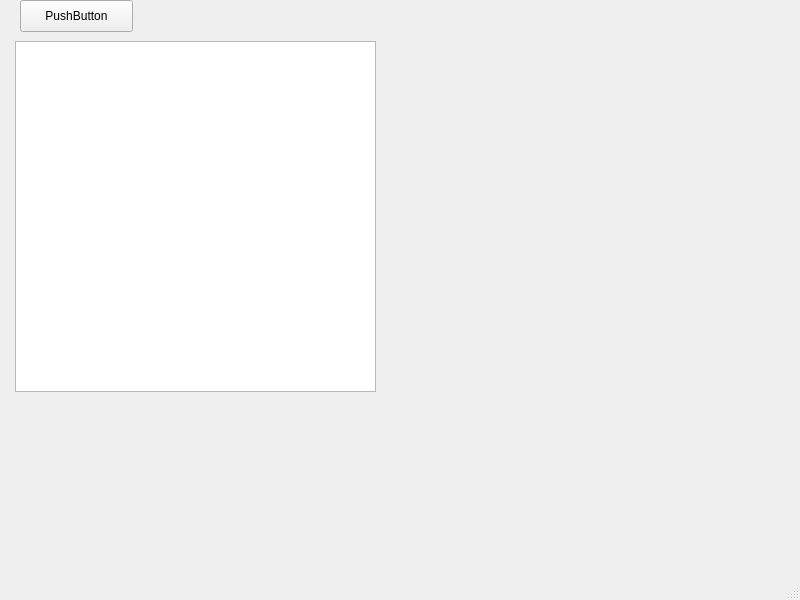
<?xml version="1.0" encoding="UTF-8"?>
<ui version="4.0">
 <class>MainWindow</class>
 <widget class="QMainWindow" name="MainWindow">
  <property name="geometry">
   <rect>
    <x>0</x>
    <y>0</y>
    <width>800</width>
    <height>600</height>
   </rect>
  </property>
  <property name="windowTitle">
   <string>MainWindow</string>
  </property>
  <widget class="QWidget" name="centralwidget">
   <widget class="QPushButton" name="pushButton">
    <property name="geometry">
     <rect>
      <x>20</x>
      <y>0</y>
      <width>113</width>
      <height>32</height>
     </rect>
    </property>
    <property name="text">
     <string>PushButton</string>
    </property>
   </widget>
   <widget class="QGraphicsView" name="graphicsView">
    <property name="geometry">
     <rect>
      <x>15</x>
      <y>41</y>
      <width>361</width>
      <height>351</height>
     </rect>
    </property>
   </widget>
  </widget>
  <widget class="QMenuBar" name="menubar">
   <property name="geometry">
    <rect>
     <x>0</x>
     <y>0</y>
     <width>800</width>
     <height>24</height>
    </rect>
   </property>
  </widget>
  <widget class="QStatusBar" name="statusbar"/>
 </widget>
 <resources/>
 <connections/>
</ui>
